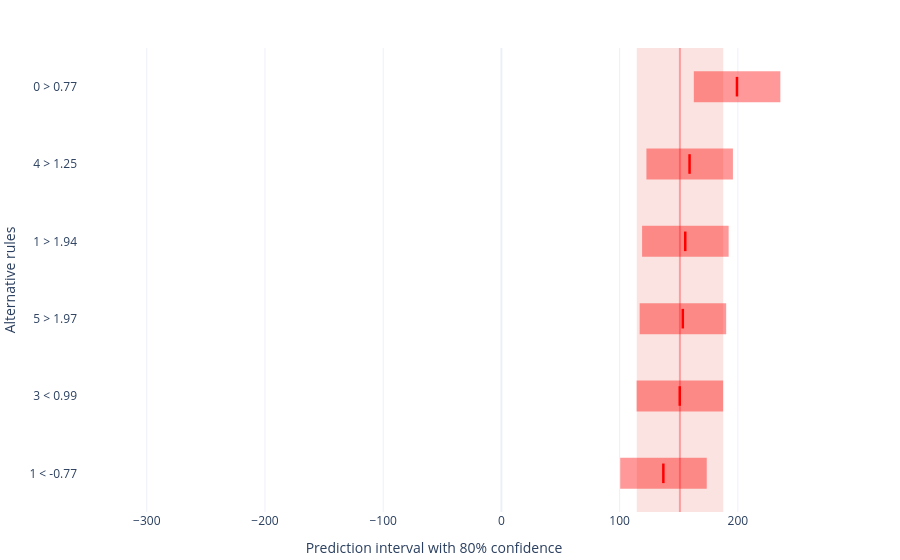

Notebook source saved alongside this figure:
### Code cell
reg_alternatives[0].plot(
    style="plotly.local.alternative_bars",
    show=True,
    filter_top=6,
);

### Figure 1 — Plotly figure (JSON) as saved in the notebook; plotly's stock layout.template omitted (floating-point values rounded to 4 significant figures)
{"data": [{"base": [162.8, 122.7, 119.0, 116.9, 114.4, 100.5], "hovertemplate": "%{hovertext}<extra></extra>", "hovertext": ["<b>Alternative 1</b><br>Rule: 0 > 0.77<br>Feature(s): 0<br>Current value(s): 0.6713484243143755<br><br>Alt prediction: 199.3<br>Prediction delta: +48.28<br>Base prediction: 151<br>Interval: [162.8, 236]<br>Interval width: 73.19", "<b>Alternative 2</b><br>Rule: 4 > 1.25<br>Feature(s): 4<br>Current value(s): 0.3945226981984874<br><br>Alt prediction: 159.2<br>Prediction delta: +8.178<br>Base prediction: 151<br>Interval: [122.7, 195.8]<br>Interval width: 73.19", "<b>Alternative 3</b><br>Rule: 1 > 1.94<br>Feature(s): 1<br>Current value(s): 0.6612498628352059<br><br>Alt prediction: 155.5<br>Prediction delta: +4.53<br>Base prediction: 151<br>Interval: [119, 192.2]<br>Interval width: 73.19", "<b>Alternative 4</b><br>Rule: 5 > 1.97<br>Feature(s): 5<br>Current value(s): 1.4825686660053181<br><br>Alt prediction: 153.4<br>Prediction delta: +2.458<br>Base prediction: 151<br>Interval: [116.9, 190.1]<br>Interval width: 73.19", "<b>Alternative 5</b><br>Rule: 3 < 0.99<br>Feature(s): 3<br>Current value(s): 1.042776098557515<br><br>Alt prediction: 150.9<br>Prediction delta: -0.1254<br>Base prediction: 151<br>Interval: [114.4, 187.5]<br>Interval width: 73.19", "<b>Alternative 6</b><br>Rule: 1 < -0.77<br>Feature(s): 1<br>Current value(s): 0.6612498628352059<br><br>Alt prediction: 137<br>Prediction delta: -13.99<br>Base prediction: 151<br>Interval: [100.5, 173.7]<br>Interval width: 73.19"], "marker": {"color": "rgba(255,0,0,0.40)", "line": {"width": 0}}, "name": "interval", "orientation": "h", "showlegend": false, "type": "bar", "width": 0.4, "x": [73.19, 73.19, 73.19, 73.19, 73.19, 73.19], "y": ["0 > 0.77", "4 > 1.25", "1 > 1.94", "5 > 1.97", "3 < 0.99", "1 < -0.77"]}, {"hovertemplate": "%{hovertext}<extra></extra>", "hovertext": ["<b>Alternative 1</b><br>Rule: 0 > 0.77<br>Feature(s): 0<br>Current value(s): 0.6713484243143755<br><br>Alt prediction: 199.3<br>Prediction delta: +48.28<br>Base prediction: 151<br>Interval: [162.8, 236]<br>Interval width: 73.19", "<b>Alternative 2</b><br>Rule: 4 > 1.25<br>Feature(s): 4<br>Current value(s): 0.3945226981984874<br><br>Alt prediction: 159.2<br>Prediction delta: +8.178<br>Base prediction: 151<br>Interval: [122.7, 195.8]<br>Interval width: 73.19", "<b>Alternative 3</b><br>Rule: 1 > 1.94<br>Feature(s): 1<br>Current value(s): 0.6612498628352059<br><br>Alt prediction: 155.5<br>Prediction delta: +4.53<br>Base prediction: 151<br>Interval: [119, 192.2]<br>Interval width: 73.19", "<b>Alternative 4</b><br>Rule: 5 > 1.97<br>Feature(s): 5<br>Current value(s): 1.4825686660053181<br><br>Alt prediction: 153.4<br>Prediction delta: +2.458<br>Base prediction: 151<br>Interval: [116.9, 190.1]<br>Interval width: 73.19", "<b>Alternative 5</b><br>Rule: 3 < 0.99<br>Feature(s): 3<br>Current value(s): 1.042776098557515<br><br>Alt prediction: 150.9<br>Prediction delta: -0.1254<br>Base prediction: 151<br>Interval: [114.4, 187.5]<br>Interval width: 73.19", "<b>Alternative 6</b><br>Rule: 1 < -0.77<br>Feature(s): 1<br>Current value(s): 0.6612498628352059<br><br>Alt prediction: 137<br>Prediction delta: -13.99<br>Base prediction: 151<br>Interval: [100.5, 173.7]<br>Interval width: 73.19"], "marker": {"color": ["#ff0000", "#ff0000", "#ff0000", "#ff0000", "#ff0000", "#ff0000"], "line": {"color": ["#ff0000", "#ff0000", "#ff0000", "#ff0000", "#ff0000", "#ff0000"], "width": 2.5}, "size": 14, "symbol": "line-ns-open"}, "mode": "markers", "name": "prediction", "showlegend": false, "type": "scatter", "x": [199.3, 159.2, 155.5, 153.4, 150.9, 137.0], "y": ["0 > 0.77", "4 > 1.25", "1 > 1.94", "5 > 1.97", "3 < 0.99", "1 < -0.77"]}], "layout": {"autosize": true, "barmode": "overlay", "margin": {"b": 48, "l": 5, "r": 110, "t": 48}, "shapes": [{"fillcolor": "#fbe3e1", "layer": "below", "line": {"width": 0}, "type": "rect", "x0": 114.5, "x1": 187.7, "xref": "x", "y0": 0, "y1": 1, "yref": "y domain"}, {"line": {"color": "#ff0000", "dash": "solid", "width": 2}, "opacity": 0.3, "type": "line", "x0": 151.0, "x1": 151.0, "xref": "x", "y0": 0, "y1": 1, "yref": "y domain"}], "showlegend": false, "title": {"text": ""}, "xaxis": {"range": [-358.2, 244.1], "title": {"text": "Prediction interval with 80% confidence"}}, "yaxis": {"automargin": true, "autorange": "reversed", "showticklabels": true, "title": {"text": "Alternative rules"}}, "yaxis2": {"overlaying": "y", "range": [5.5, -0.5], "showgrid": false, "showline": false, "side": "right", "tickmode": "array", "ticks": "", "ticktext": ["0.6713484243143755", "0.3945226981984874", "0.6612498628352059", "1.4825686660053181", "1.042776098557515", "0.6612498628352059"], "tickvals": [0, 1, 2, 3, 4, 5], "title": {"font": {"size": 11}, "text": "Instance values"}, "zeroline": false}}}
